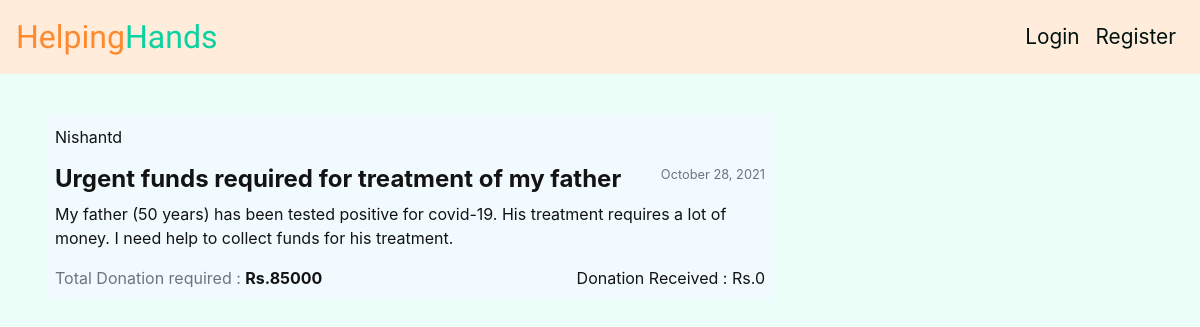
Before: / with the older database file.
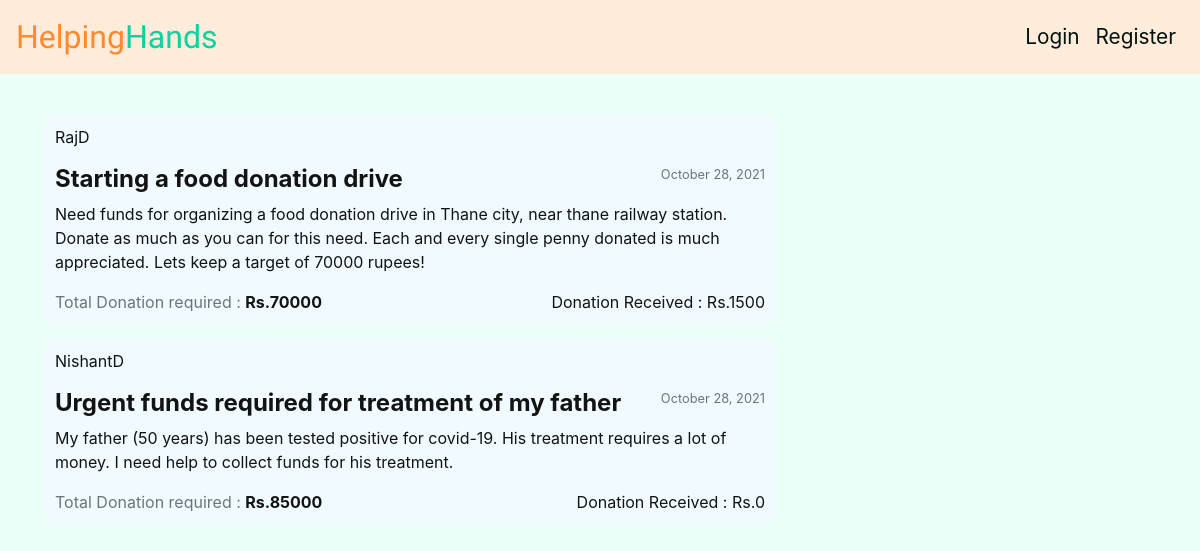
After: the same page with the newer database file.
### hh/models.py (models this page shows, shortened)
class Post(models.Model):
    title = models.CharField(max_length=100)
    content = models.TextField()
    target_amt = models.IntegerField(default=0)
    curr_amt = models.IntegerField(default=0)
    date_posted = models.DateTimeField(default=timezone.now)
    author = models.ForeignKey(User, on_delete=models.CASCADE)

### hh/views.py (the view)
# urls.py: path('', PostListView.as_view() , name='hh-home'),
class PostListView(ListView):
    model = Post
    template_name = 'home.html'
    context_object_name = 'posts'
    ordering = ['-date_posted']

### hh/templates/home.html (shortened to what this page needs)
 {% extends "layout.html" %}
 {% block content %}
   {% for post in posts %}
      <article class="media content-section post">
         <div class="media-body">
            <p class="mr-2" href="#">{{ post.author }}</p><small class="text-muted float-right ">{{ post.date_posted|date:"F d, Y" }}</small>
            <h4><a class="article-title post-title" href="{% url 'post-detail' post.id %}">{{ post.title }}</a></h4>
            <p class="post-content">{{ post.content }} </p>
            <div class="article-metadata">
               <span class="text-secondary ">Total Donation required : </span><span class="font-weight-bold">Rs.{{ post.target_amt}}</span>
               <span class="float-right">Donation Received : Rs.{{ post.curr_amt }}</span>
            </div>
         </div>
      </article>
   {% endfor %}
 {% endblock content  %}

Changed rows visible on the page:
added Post: author "RajD", date_posted "October 28, 2021", title "Starting a food donation drive", content "Need funds for organizing a food donation drive in Thane city, near thane railway station. Donate as much as you can for this need. Each and every single penny donated is much appreciated. Lets keep a target of 70000 rupees!", target_amt "70000", curr_amt "1500"
changed Post "Urgent funds required for treatment of my father": author "Nishantd" → "NishantD"
